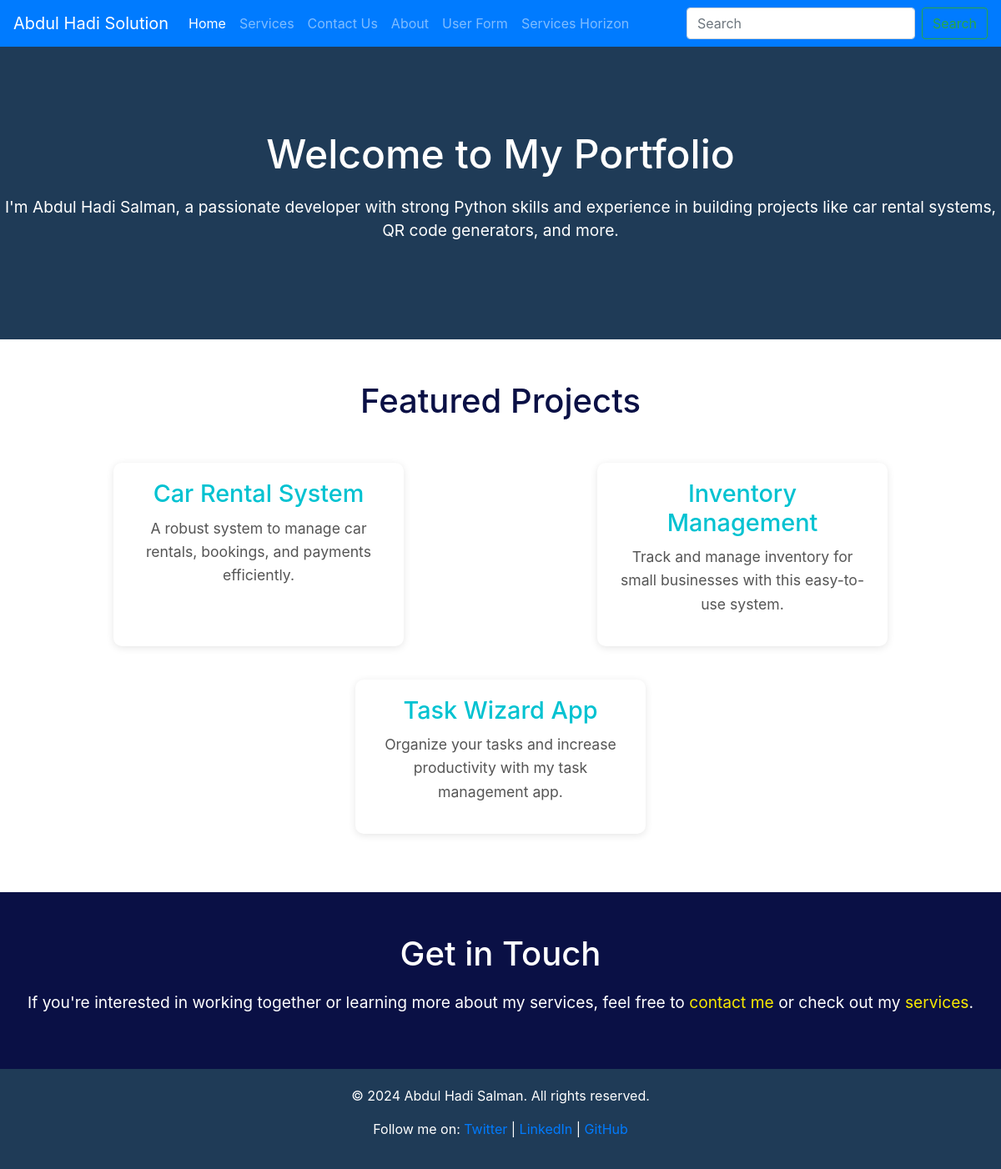
The app's page /, older data.
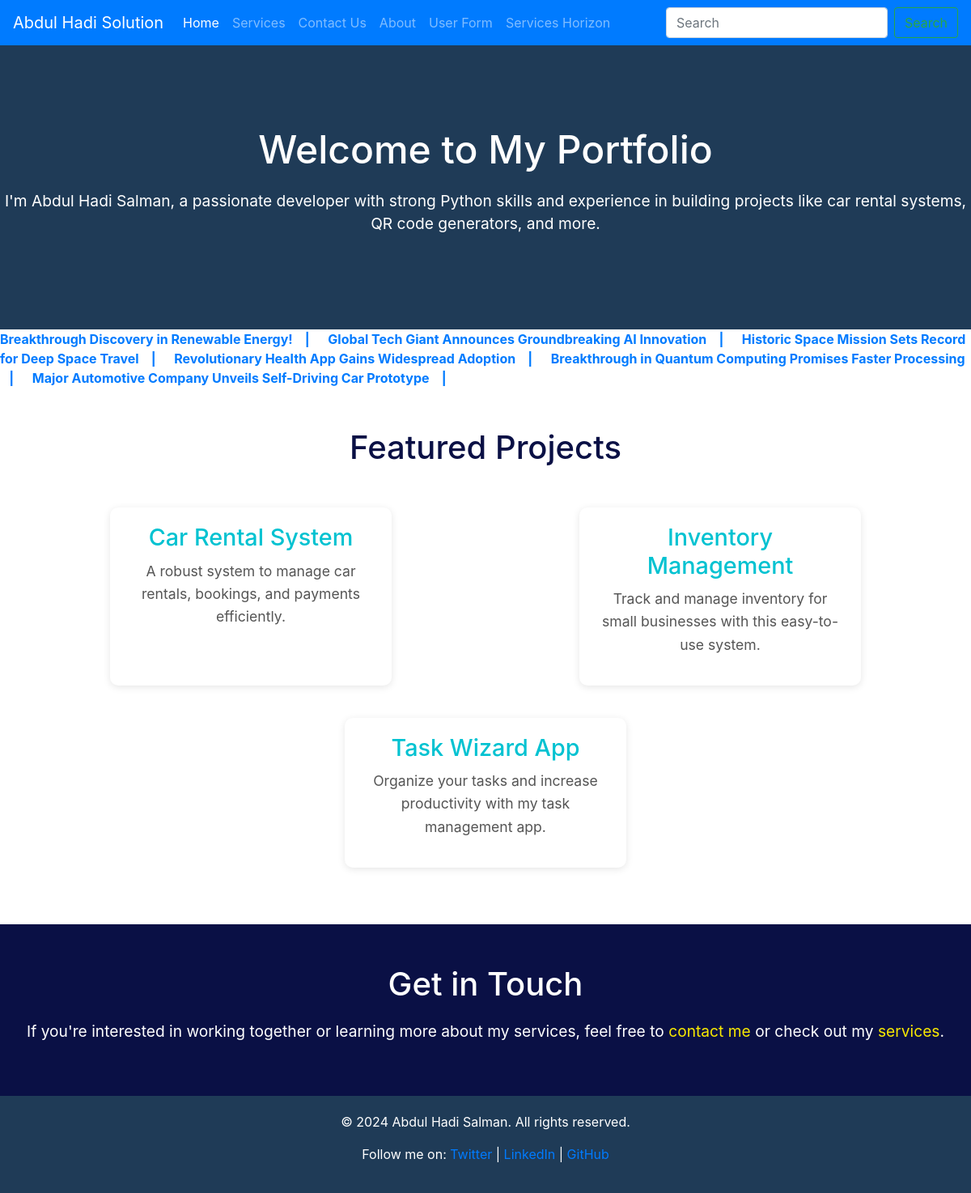
The same page, newer data.
### news_app/models.py (models this page shows)
class News(models.Model):
    news_title = models.CharField(max_length=100)
    news_description = HTMLField()
    news_slug = AutoSlugField(populate_from='news_title', unique=True, null=True, default=None)

### wscubetech/views.py (the view)
# urls.py: path('', views.HomePage, name='home'),
@csrf_exempt
def HomePage(request):
    newsData = News.objects.all()
    return render(request, 'index.html', {'newsData': newsData})

### templates/index.html (shortened to what this page needs)
{% extends 'base.html' %}
{% load static %}
    {% block content %}
    {% include 'header.html' %}
    <marquee behavior="" direction="left" onmouseover="stop()" onmouseout="start()">
        {% for news in newsData %}
        <a href="/newsdetails/{{news.news_slug}}"> <strong>{{news.news_title}} &nbsp;&nbsp;&nbsp;|</strong></a> &nbsp;&nbsp;&nbsp;
        {% endfor %}
    </marquee>
    <section class="featured-projects">
        <h2>Featured Projects</h2>
        <div class="project-grid">
            <div class="project-item">
                <h3>Car Rental System</h3>
                <p>A robust system to manage car rentals, bookings, and payments efficiently.</p>
            </div>
            <div class="project-item">
                <h3>Inventory Management</h3>
                <p>Track and manage inventory for small businesses with this easy-to-use system.</p>
            </div>
            <div class="project-item">
                <h3>Task Wizard App</h3>
                <p>Organize your tasks and increase productivity with my task management app.</p>
            </div>
        </div>
    </section>
    <section class="call-to-action">
        <h2>Get in Touch</h2>
        <p>If you're interested in working together or learning more about my services, feel free to <a href="{% url 'contact' %}">contact me</a> or check out my <a href="{% url 'services' %}">services</a>.</p>
    </section>
    {% endblock %}

### templates/base.html (shortened to what this page needs)
{% load static %}
<!DOCTYPE html>
<html lang="en">
<head>
    <link rel="stylesheet" href="{% static 'css/main.css' %}">
    <link rel="stylesheet" href="https://cdn.jsdelivr.net/npm/bootstrap@4.0.0/dist/css/bootstrap.min.css">
</head>
<body>
    {% include 'nav_bar.html' %}
    {% block content %}
    {% endblock %}
    {% include 'footer.html' %}
</body>
</html>

### templates/nav_bar.html (shortened to what this page needs)
<nav class="navbar navbar-expand-lg navbar-dark bg-primary">
  <a class="navbar-brand" href="{% url 'home' %}">Abdul Hadi Solution</a>
  <div class="collapse navbar-collapse" id="navbarNavDropdown">
    <ul class="navbar-nav mr-auto">
      <li class="nav-item active">
        <a class="nav-link" href="{% url 'home' %}">Home <span class="sr-only">(current)</span></a>
      </li>
      <li class="nav-item">
        <a class="nav-link" href="{% url 'services' %}">Services</a>
      </li>
      <li class="nav-item">
        <a class="nav-link" href="{% url 'contact' %}">Contact Us</a>
      </li>
      <li class="nav-item">
        <a class="nav-link" href="{% url 'about' %}">About</a>
      </li>
      <li class="nav-item">
        <a class="nav-link" href="{% url 'userform' %}">User Form</a>
      </li>
      <li class="nav-item">
        <a class="nav-link" href="{% url 'new' %}">Services Horizon</a>
      </li>
    </ul>
    <form class="form-inline my-2 my-lg-0">
      <input class="form-control mr-sm-2" type="search" placeholder="Search" aria-label="Search">
      <button class="btn btn-outline-success my-2 my-sm-0" type="submit">Search</button>
    </form>
  </div>
</nav>

### templates/header.html
{% load static %}
<header class="header-section">
    <h1>Welcome to My Portfolio</h1>
     <p>I'm Abdul Hadi Salman, a passionate developer with strong Python skills and experience in building projects like car rental systems, QR code generators, and more.
    </p>
</header>

### templates/footer.html
<footer class="footer">
    <p>&copy; 2024 Abdul Hadi Salman. All rights reserved.</p>
    <p>Follow me on:
        <a href="#">Twitter</a> |
        <a href="#">LinkedIn</a> |
        <a href="#">GitHub</a>
    </p>
</footer>

### static/css/main.css (style rules this page uses)
body { font-family: Arial, sans-serif; margin: 0; padding: 0; background-color: #f0f4f8; }
.navbar { background-color: #87CEEB; padding: 1em 0; }
.header-section { text-align: center; padding: 100px 0; background-color: #1f3b57; color: white; }
.header-section h1 { font-size: 3em; margin: 0; }
.header-section p { font-size: 1.2em; margin-top: 20px; }
.btn { background-color: #00C2D1; color: #fff; padding: 12px; border: none; border-radius: 5px; font-size: 1.2em; cursor: pointer; transition: background-color 0.3s ease; }
.footer { background-color: #1f3b57; color: white; text-align: center; padding: 20px 0; position: relative; bottom: 0; width: 100%; }
.featured-projects { padding: 50px 20px; background-color: #fff; text-align: center; }
.featured-projects h2 { font-size: 2.5em; margin-bottom: 30px; color: #0A1045; }
.project-grid { display: flex; justify-content: space-around; flex-wrap: wrap; }
.project-item { background-color: #fff; padding: 20px; margin: 20px; border-radius: 10px; box-shadow: 0 2px 10px rgba(0, 0, 0, 0.1); width: 30%; text-align: center; }
.project-item h3 { font-size: 1.8em; color: #00C2D1; margin-bottom: 10px; }
.project-item p { font-size: 1.1em; color: #555; line-height: 1.6; }
.call-to-action { padding: 50px 20px; background-color: #0A1045; color: #fff; text-align: center; }
.call-to-action h2 { font-size: 2.5em; margin-bottom: 20px; }
.call-to-action p { font-size: 1.2em; }
.call-to-action a { color: #F9E900; text-decoration: none; }

Row changes from the older to the newer data that the page shows:
added News: news_title "Breakthrough Discovery in Renewable Energy!"
added News: news_title "Global Tech Giant Announces Groundbreaking AI Innovation"
added News: news_title "Historic Space Mission Sets Record for Deep Space Travel"
added News: news_title "Revolutionary Health App Gains Widespread Adoption"
added News: news_title "Breakthrough in Quantum Computing Promises Faster Processing"
added News: news_title "Major Automotive Company Unveils Self-Driving Car Prototype"
